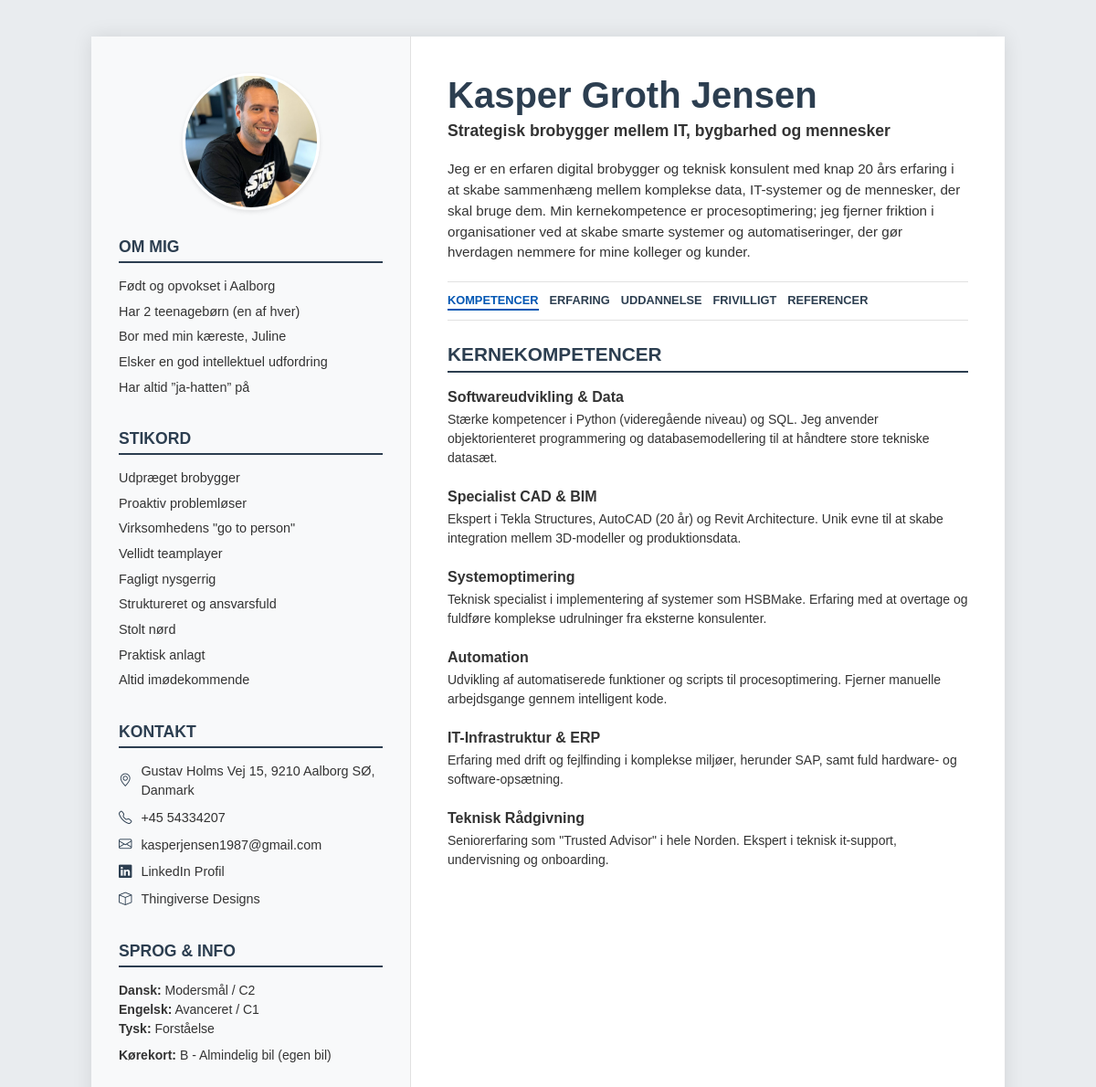
The page / on the database its author committed.
### tables this page shows
CREATE TABLE cv_about (id INTEGER PRIMARY KEY AUTOINCREMENT, point TEXT);

CREATE TABLE cv_keywords (id INTEGER PRIMARY KEY AUTOINCREMENT, keyword TEXT);

CREATE TABLE cv_profile (id INTEGER PRIMARY KEY AUTOINCREMENT, key TEXT, value TEXT);

CREATE TABLE cv_languages (id INTEGER PRIMARY KEY AUTOINCREMENT, language TEXT, level TEXT);

CREATE TABLE cv_metadata (id INTEGER PRIMARY KEY AUTOINCREMENT, label TEXT, value TEXT);

CREATE TABLE cv_skills (id INTEGER PRIMARY KEY AUTOINCREMENT, category TEXT, description TEXT);

### cv_app.py (the view)
@cv_app.route('/')
def index():
    cv_data = cv_service.get_all_cv_data()
    showcase = cv_service.get_showcase()
    return render_template(
        'cv.html',
        showcase=showcase,
        **cv_data
    )

### services/cv_service.py (called while the page is built)
    def get_db(self):
        conn = sqlite3.connect(self.db_path)
        conn.row_factory = sqlite3.Row
        return conn

### templates/cv.html (shortened to what this page needs)
<!DOCTYPE html>
<html lang="da">
<head>
    <link href="https://cdn.jsdelivr.net/npm/bootstrap@5.3.0/dist/css/bootstrap.min.css" rel="stylesheet">
    <link rel="stylesheet" href="https://cdn.jsdelivr.net/npm/bootstrap-icons@1.10.5/font/bootstrap-icons.css">
    <link rel="stylesheet" href="{{ url_for('static', filename='cv_style.css') }}">
</head>
<body>
<div class="cv-document">
    <div class="sidebar">
        <img src="{{ url_for('static', filename='Pictures/Kasper_profil.png') }}" alt="{{ profile.name }}" class="profile-img">
        <div class="sidebar-section">
            <h3 class="sidebar-title">Om mig</h3>
            <ul class="sidebar-list">{% for p in about %}<li>{{ p.point }}</li>{% endfor %}</ul>
        </div>
        <div class="sidebar-section">
            <h3 class="sidebar-title">Stikord</h3>
            <ul class="sidebar-list">{% for k in keywords %}<li>{{ k.keyword }}</li>{% endfor %}</ul>
        </div>
        <div class="sidebar-section">
            <h3 class="sidebar-title">Kontakt</h3>
            <div class="contact-item"><i class="bi bi-geo-alt"></i><span>{{ profile.address }}</span></div>
            <div class="contact-item"><i class="bi bi-telephone"></i><span>{{ profile.phone }}</span></div>
            <div class="contact-item"><i class="bi bi-envelope"></i><span>{{ profile.email }}</span></div>
            <div class="contact-item"><i class="bi bi-linkedin"></i><a href="{{ profile.linkedin }}" target="_blank">LinkedIn Profil</a></div>
            <div class="contact-item"><i class="bi bi-box"></i><a href="{{ profile.thingiverse }}" target="_blank">Thingiverse Designs</a></div>
        </div>
        <div class="sidebar-section">
            <h3 class="sidebar-title">Sprog & Info</h3>
            <div class="small">{% for l in languages %}<strong>{{ l.language }}:</strong> {{ l.level }}<br>{% endfor %}</div>
            <div class="small mt-2"><strong>Kørekort:</strong> {{ metadata.Kørekort }}</div>
        </div>
    </div>
    <div class="main-content">
        <div class="fixed-right-header">
            <h1 class="name-header">{{ profile.name }}</h1>
            <h2 class="title-header">{{ profile.title }}</h2>
            <div class="intro-text">{{ profile.intro }}</div>
            <div class="cv-menu">
                <a href="#" onclick="showTab(event, 'kompetencer')" class="active">Kompetencer</a>
                <a href="#" onclick="showTab(event, 'erfaring')">Erfaring</a>
                <a href="#" onclick="showTab(event, 'uddannelse')">Uddannelse</a>
                <a href="#" onclick="showTab(event, 'frivilligt')">Frivilligt</a>
                <a href="#" onclick="showTab(event, 'referencer')">Referencer</a>
            </div>
        </div>
        <div class="scrollable-content">
            <section id="kompetencer" class="tab-content active-tab">
                <h3 class="main-section-title">Kernekompetencer</h3>
                {% for s in skills %}<div class="cv-item"><div class="cv-item-title">{{ s.category }}</div><p class="small">{{ s.description }}</p></div>{% endfor %}
            </section>
        </div>
    </div>
</div>
</body>
</html>

### static/cv_style.css (style rules this page uses)
* { box-sizing: border-box; }
:root { --primary-color: #2c3e50; --sidebar-bg: #f8f9fa; --text-color: #333333; --accent-color: #0056b3; }
body { background-color: #e9ecef; font-family: Arial, sans-serif; color: var(--text-color); margin: 0; padding: 0; }
.cv-document { max-width: 1000px; min-height: calc(100vh - 80px); margin: 40px auto; background-color: #ffffff; box-shadow: 0 0 20px rgba(0,0,0,0.1); position: relative; display: block; }
.sidebar { width: 35%; background-color: var(--sidebar-bg); padding: 40px 30px; border-right: 1px solid #e1e1e1; }
.profile-img { width: 150px; height: 150px; border-radius: 50%; object-fit: cover; border: 3px solid white; box-shadow: 0 2px 5px rgba(0,0,0,0.1); display: block; margin: 0 auto 30px auto; }
.sidebar-section { margin-bottom: 35px; }
.sidebar-title { color: var(--primary-color); font-size: 1.1rem; font-weight: bold; border-bottom: 2px solid var(--primary-color); padding-bottom: 5px; margin-bottom: 15px; text-transform: uppercase; }
.sidebar-list { list-style-type: none; padding-left: 0; margin: 0; font-size: 0.9rem; }
.sidebar-list li { margin-bottom: 6px; }
.contact-item { display: flex; align-items: center; margin-bottom: 8px; font-size: 0.9rem; }
.contact-item i { margin-right: 10px; color: var(--primary-color); }
.contact-item a { color: var(--text-color); text-decoration: none; }
.main-content { position: absolute; top: 0; right: 0; bottom: 0; width: 65%; display: flex; flex-direction: column; overflow: hidden; }
.fixed-right-header { padding: 40px 40px 0 40px; flex-shrink: 0; background-color: #ffffff; }
.name-header { color: var(--primary-color); font-size: 2.5rem; font-weight: bold; margin-bottom: 5px; }
.title-header { color: var(--text-color); font-size: 1.1rem; font-weight: bold; margin-bottom: 20px; }
.intro-text { font-size: 0.95rem; line-height: 1.5; margin-bottom: 20px; }
.cv-menu { border-top: 1px solid #e1e1e1; border-bottom: 1px solid #e1e1e1; padding: 10px 0; margin-bottom: 15px; display: flex; gap: 12px; flex-wrap: wrap; }
.cv-menu a { color: var(--primary-color); text-decoration: none; font-weight: bold; font-size: 0.8rem; text-transform: uppercase; border-bottom: 2px solid transparent; }
.cv-menu a.active { color: var(--accent-color); border-bottom: 2px solid var(--accent-color); }
.scrollable-content { padding: 10px 40px 40px 40px; flex-grow: 1; overflow-y: auto; }
.tab-content { display: none; animation: fadeIn 0.3s; }
.tab-content.active-tab { display: block; }
.main-section-title { color: var(--primary-color); font-size: 1.3rem; font-weight: bold; border-bottom: 2px solid var(--primary-color); padding-bottom: 5px; margin-bottom: 15px; text-transform: uppercase; }
.cv-item { margin-bottom: 20px; }
.cv-item-title { font-size: 1rem; font-weight: bold; margin-bottom: 2px; }

### rows shown on the page
cv_about: point "Født og opvokset i Aalborg"
cv_about: point "Har 2 teenagebørn (en af hver)"
cv_about: point "Bor med min kæreste, Juline"
cv_about: point "Elsker en god intellektuel udfordring"
cv_about: point "Har altid ”ja-hatten” på"
cv_keywords: keyword "Udpræget brobygger"
cv_keywords: keyword "Proaktiv problemløser"
cv_keywords: keyword "Virksomhedens \"go to person\""
cv_keywords: keyword "Vellidt teamplayer"
cv_keywords: keyword "Fagligt nysgerrig"
cv_keywords: keyword "Struktureret og ansvarsfuld"
cv_keywords: keyword "Stolt nørd"
cv_keywords: keyword "Praktisk anlagt"
cv_keywords: keyword "Altid imødekommende"
cv_profile: address "Gustav Holms Vej 15, 9210 Aalborg SØ, Danmark"
cv_profile: phone "+45 54334207"
cv_profile: email "kasperjensen1987@gmail.com"
cv_languages: language "Dansk", level "Modersmål / C2"
cv_languages: language "Engelsk", level "Avanceret / C1"
cv_languages: language "Tysk", level "Forståelse"
cv_metadata: Kørekort "B - Almindelig bil (egen bil)"
cv_profile: name "Kasper Groth Jensen"
cv_profile: title "Strategisk brobygger mellem IT, bygbarhed og mennesker"
cv_profile: intro "Jeg er en erfaren digital brobygger og teknisk konsulent med knap 20 års erfaring i at skabe sammenhæng mellem komplekse data, IT-systemer og de mennesker, der skal bruge dem. Min kernekompetence er procesoptimering; jeg fjerner friktion i organisationer ved at skabe smarte systemer og automatiseringer, der gør hverdagen nemmere for mine kolleger og kunder."
cv_skills: category "Softwareudvikling & Data", description "Stærke kompetencer i Python (videregående niveau) og SQL. Jeg anvender objektorienteret programmering og databasemodellering til at håndtere store tekniske datasæt."
cv_skills: category "Specialist CAD & BIM", description "Ekspert i Tekla Structures, AutoCAD (20 år) og Revit Architecture. Unik evne til at skabe integration mellem 3D-modeller og produktionsdata."
cv_skills: category "Systemoptimering", description "Teknisk specialist i implementering af systemer som HSBMake. Erfaring med at overtage og fuldføre komplekse udrulninger fra eksterne konsulenter."
cv_skills: category "Automation", description "Udvikling af automatiserede funktioner og scripts til procesoptimering. Fjerner manuelle arbejdsgange gennem intelligent kode."
cv_skills: category "IT-Infrastruktur & ERP", description "Erfaring med drift og fejlfinding i komplekse miljøer, herunder SAP, samt fuld hardware- og software-opsætning."
cv_skills: category "Teknisk Rådgivning", description "Seniorerfaring som \"Trusted Advisor\" i hele Norden. Ekspert i teknisk it-support, undervisning og onboarding."
